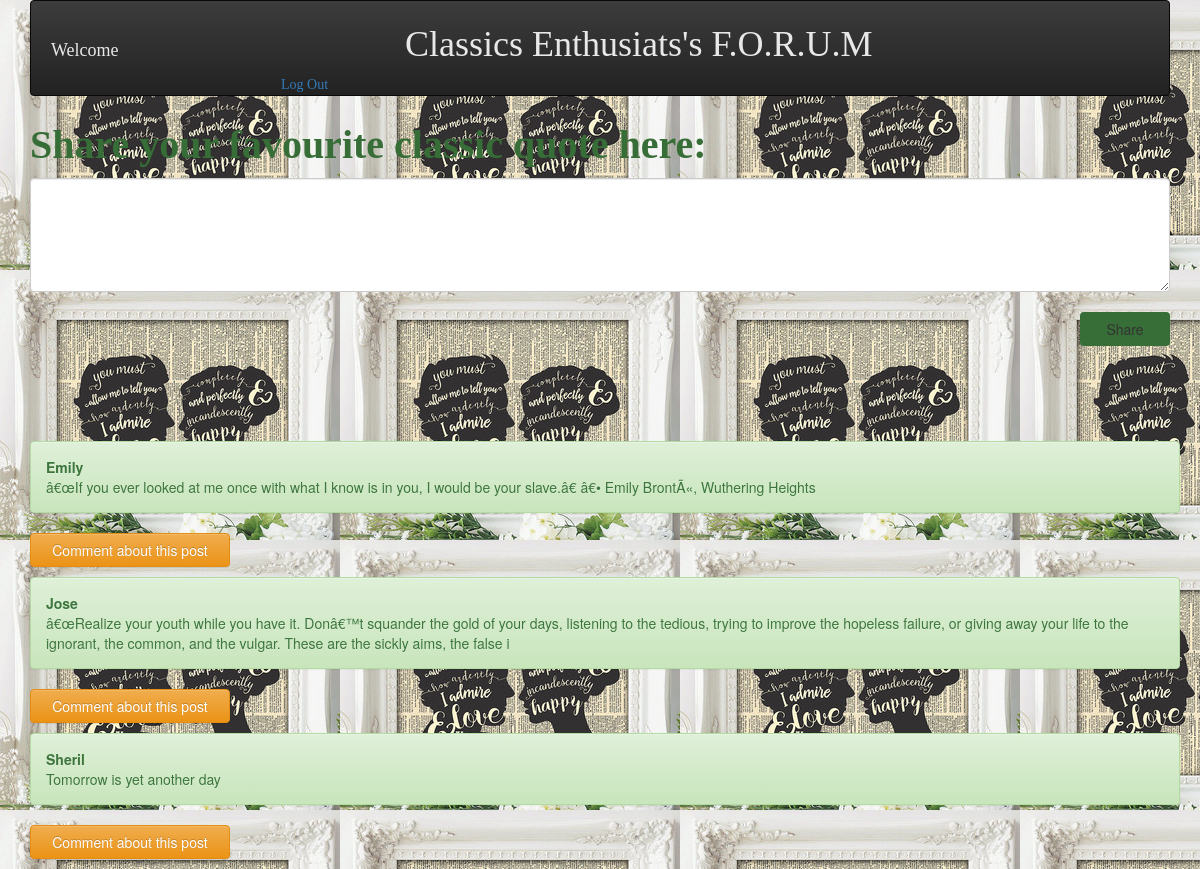
Screenshot of /wall.php with the database file from the repository.
### tables this page shows
CREATE TABLE `messages` (
  `id` int(11) NOT NULL AUTO_INCREMENT,
  `message` varchar(255) DEFAULT NULL,
  `created_at` datetime DEFAULT CURRENT_TIMESTAMP,
  `updated_at` datetime DEFAULT CURRENT_TIMESTAMP,
  `users_id` int(11) NOT NULL,
  PRIMARY KEY (`id`),
  KEY `fk_messages_users_idx` (`users_id`),
  CONSTRAINT `fk_messages_users` FOREIGN KEY (`users_id`) REFERENCES `users` (`id`) ON DELETE NO ACTION ON UPDATE NO ACTION
);

CREATE TABLE `users` (
  `id` int(11) NOT NULL AUTO_INCREMENT,
  `first_name` varchar(45) DEFAULT NULL,
  `last_name` varchar(45) DEFAULT NULL,
  `email` varchar(45) DEFAULT NULL,
  `password` varchar(45) DEFAULT NULL,
  `created_at` datetime DEFAULT CURRENT_TIMESTAMP,
  `updated_at` datetime DEFAULT CURRENT_TIMESTAMP,
  PRIMARY KEY (`id`)
);

### connection.php (called while the page is built, shortened)
<?php
$connection = mysqli_connect(DB_HOST, DB_USER, DB_PASS, DB_DATABASE);
function fetch($query)
{
	global $connection;
	$result = mysqli_query($connection, $query);
	$rows = array();
	foreach($result as $row) {
		$rows[] = $row;
	}
	return $rows;
}
?>

### wall.php (the view, shortened to what this page needs)
<?php
require_once('connection.php');
?>
<html>
  <head>
    <link rel="stylesheet" href="styles.css">
    <link rel="stylesheet" href="https://maxcdn.bootstrapcdn.com/bootstrap/3.3.7/css/bootstrap.min.css">
    <link rel="stylesheet" href="https://maxcdn.bootstrapcdn.com/bootstrap/3.3.7/css/bootstrap-theme.min.css">
  </head>
  <body>
    <div class="container">
        <nav class="navbar navbar-inverse bg-inverse">
          <div class="welcome-wall">
          <h4>Welcome <?php echo $_SESSION['first_name'] ?></h4>
        </div>
        <div class="title-wall">
          <h1>Classics  Enthusiats's F.O.R.U.M</h1>
        </div>
        <div class="logout-wall">
          <a href="process.php">Log Out</a>
        </div>
        </nav>
    <div class="form-group">
      <form action="process.php" method="post">
        <label for="textarea1" class="share-mind">Share your favourite classic quote here:</label>
        <textarea class="form-control" rows="5" name="content"></textarea>
        <br/>
        <button type="submit" class="btn">Share</button>
      </form>
    </div>
    <br/>
    <br/>
    <br/>
    <br/>
    <?php
      $query = "SELECT * FROM users
    			     LEFT JOIN messages
    			     ON messages.users_id=users.id
    			     ORDER BY messages.created_at DESC";
      $results = fetch($query);
      foreach ($results as $value) {
        if(strlen($value['message'])!=0)
          {
      ?>
      <div class="alert alert-success"id="post-alert">
        <strong><?php echo $value['first_name'] ;?></strong>
      <?php
        echo "<br/>";
        echo $value['message'];
        echo "<br/>";
      ?>
      </div>
      <button type="button" id="coll-button" class="btn btn-warning" data-toggle="collapse" data-target="#demo">Comment about this post </button>
    <?php
      }
      }
    ?>
    </div>
  </body>
</html>

### styles.css (style rules this page uses)
.alert-success { width: 532px; }
.welcome-wall { color : #e8e8e8; font-family: fantasy; margin-left : 20px; margin-top : 30px; width: 200px; display:inline-block; }
.title-wall { display:inline-block; color : #e8e8e8; font-family: fantasy; margin-left : 150px }
.logout-wall { display:inline-block; font-family: fantasy; margin-left : 250px; color : #e8e8e8; }
.share-mind { color : #376d37; font-size: 40px; font-family: fantasy; }
.btn { margin-left: 1050px; width: 90px; background-color:#376d37 }
#post-alert { width: 1150px; }
#coll-button { margin-left: 0px; margin-bottom: 10px; width: 200px }

### wall.php (style rules this page uses)
body { background-image: url("prides.jpg"); background-repeat: repeat; background-color: #cccccc; }

### rows the page displays
messages: users.first_name "Emily", message "â€œIf you ever looked at me once with what I know is in you, I would be your slave.â€ â€• Emily BrontÃ«, Wuthering Heights"
messages: users.first_name "Jose", message "â€œRealize your youth while you have it. Donâ€™t squander the gold of your days, listening to the tedious, trying to improve the hopeless failure, or giving away your life to the ignorant, the common, and the vulgar. These are the sickly aims, the false i"
messages: users.first_name "Sheril", message "Tomorrow is yet another day"
